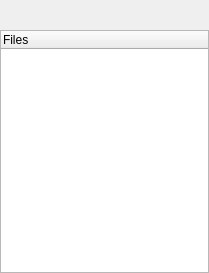
<?xml version="1.0" encoding="UTF-8"?>
<ui version="4.0">
 <class>ProjectWidget</class>
 <widget class="QWidget" name="ProjectWidget">
  <property name="geometry">
   <rect>
    <x>0</x>
    <y>0</y>
    <width>209</width>
    <height>273</height>
   </rect>
  </property>
  <property name="sizePolicy">
   <sizepolicy hsizetype="Expanding" vsizetype="Expanding">
    <horstretch>0</horstretch>
    <verstretch>0</verstretch>
   </sizepolicy>
  </property>
  <property name="windowTitle">
   <string>Form</string>
  </property>
  <layout class="QVBoxLayout">
   <property name="sizeConstraint">
    <enum>QLayout::SetNoConstraint</enum>
   </property>
   <property name="leftMargin">
    <number>0</number>
   </property>
   <property name="topMargin">
    <number>30</number>
   </property>
   <property name="rightMargin">
    <number>0</number>
   </property>
   <property name="bottomMargin">
    <number>0</number>
   </property>
   <item>
    <widget class="QTreeWidget" name="projectFileList">
     <property name="sizePolicy">
      <sizepolicy hsizetype="Expanding" vsizetype="Expanding">
       <horstretch>0</horstretch>
       <verstretch>0</verstretch>
      </sizepolicy>
     </property>
     <column>
      <property name="text">
       <string>Files</string>
      </property>
     </column>
    </widget>
   </item>
  </layout>
 </widget>
 <resources/>
 <connections/>
</ui>
